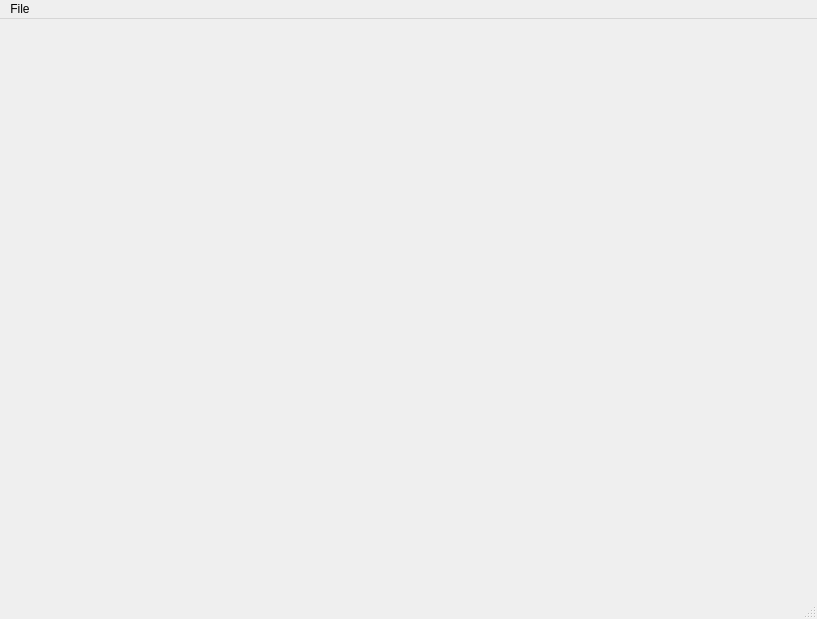
<?xml version="1.0" encoding="UTF-8"?>
<ui version="4.0">
 <class>MainWindow</class>
 <widget class="QMainWindow" name="MainWindow">
  <property name="geometry">
   <rect>
    <x>0</x>
    <y>0</y>
    <width>817</width>
    <height>619</height>
   </rect>
  </property>
  <property name="windowTitle">
   <string>MainWindow</string>
  </property>
  <widget class="QWidget" name="centralwidget"/>
  <widget class="QMenuBar" name="menubar">
   <property name="geometry">
    <rect>
     <x>0</x>
     <y>0</y>
     <width>817</width>
     <height>26</height>
    </rect>
   </property>
   <widget class="QMenu" name="menuFile">
    <property name="title">
     <string>File</string>
    </property>
    <addaction name="actionExit"/>
   </widget>
   <addaction name="menuFile"/>
  </widget>
  <widget class="QStatusBar" name="statusbar"/>
  <action name="actionExit">
   <property name="text">
    <string>Exit</string>
   </property>
  </action>
 </widget>
 <resources/>
 <connections/>
</ui>
